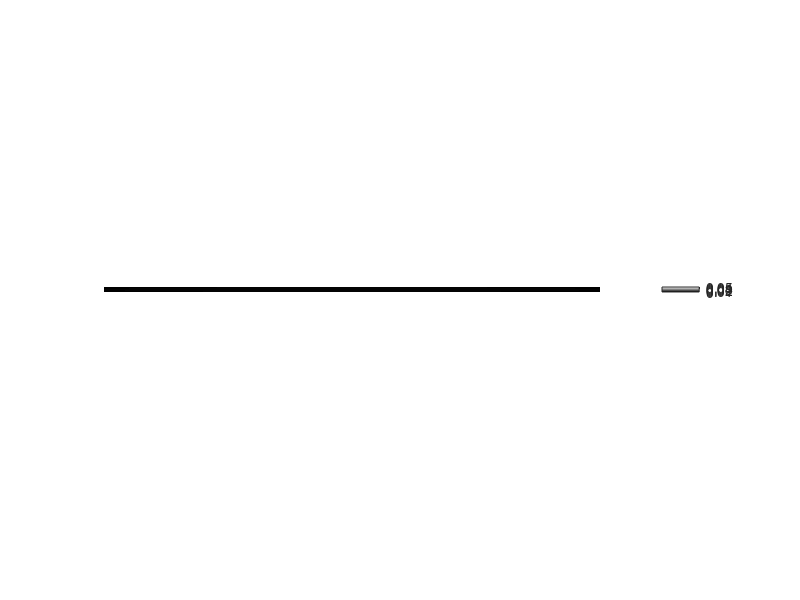

This chart was generated by the following MATLAB code: (Note: this script raises an error after producing the figure.)
%%
clc, clear, close all
%%
factor = 100;
N = 5000/factor;
load("testImage.mat") % loads array "im"
im_downsample = downsample(im,factor);

figure
imshow(im_downsample,[0 max(max(im_downsample))])
colorbar
%%% noise level always 0.001
% %% varying angles rays = 1*d
% %n_angles = [42,43]; % noise_level = 0
% n_angles = [40,45,50,60,90]; % noise_level = 0.001
% %n_angles = [10,20,30,40,50,100];
% d = sqrt(2)*N;
% p = round(d);
% noise_level = 0.001;
% 
% M = length(n_angles);
% 
% figure
% ha = tight_subplot(1,M,[.01 .03],[.1 .01],[.06 .01]);
% 
% for i = 1:M
%     angles = linspace(0,179,n_angles(i));
%     [im_sol,cond_AtA] = call_tomo(im_downsample,N,angles,p,d,noise_level);
%     disp(n_angles(i)*p)
% 
%     axes(ha(i));
%     if isfinite(max(max(im_downsample)))
%         high = max(max(im_downsample));
%     else
%         high = max(max(im_sol));
%     end
%     disp(high)
%     imshow(im_sol,[0 high])
%     colorbar
%     text(0.5, 0.1, sprintf('cond = %.2e', cond_AtA), ...
%     'HorizontalAlignment', 'center', 'Units', 'normalized', ...
%     'Color', [1 1 0]); % set color to bright yellow
%     if i == 1
%         ylabel(sprintf('p = %d', p), 'Rotation', 0, 'HorizontalAlignment', 'right', 'FontSize', 12, 'FontWeight', 'bold');
%     end
%     title(sprintf('angles = %d', n_angles(i)), 'FontSize', 12)
% end

%% varying angles and rays
% \Delta d is the distance between the rays
% \Delta L is the side-length of pixels
scalers = [1,2,3]; % add 0.5
anglerow = [40,45,50,60,70];
n_angles = round([
    anglerow;
    anglerow/2;
    anglerow/3
    ]);
% n_angles = [
%     40,45,50,60,70;
%     35,37,38,50,60;
%     25,30,35,40,50;
%     ]; % noise_level = 0.001

d = sqrt(2)*N;
p = round(d*scalers);
noise_level = 0.001;

M = length(n_angles);
K = length(p);

figure
ha = tight_subplot(K,M,[.01 .03],[.1 .01],[.07 .01]);

count = 0;
for j = 1:K
    for i = 1:M
        angles = linspace(0,179,n_angles(j,i));
        [im_sol,cond_AtA] = call_tomo(im_downsample,N,angles,p(j),d,noise_level);
        disp(n_angles(i)*p)
        
        count = count + 1;
        axes(ha(count));
        if isfinite(max(max(im_downsample)))
            high = max(max(im_downsample));
        else
            high = max(max(im_sol));
        end
        disp(high)
        imshow(im_sol,[0 high])
        colorbar
        text(0.5, 0.1, sprintf('cond = %.2e', cond_AtA), ...
        'HorizontalAlignment', 'center', 'Units', 'normalized', ...
        'Color', [1 1 0]); % set color to bright yellow
        if i == 1
            ylabel(sprintf('p = %d\n(%cd = %cL/%d)', p(j), 8710, 8710, scalers(j)), 'Rotation', 0, 'HorizontalAlignment', 'right', 'FontSize', 12, 'FontWeight', 'bold');
        end
%         title_str = strcat('nA = ', num2str(n_angles(j,i)), ', prod = ', num2str(p*n_angles(j,i)));
%         title(title_str, 'FontSize', 12)
        title(sprintf('nA = %d,     p*nA = %d', n_angles(j,i), p(j)*n_angles(j,i)), 'FontSize', 12)
%         title(sprintf('nA = %d', n_angles(j,i)), 'FontSize', 12)
    end
end

%% varying angles and rays
% \Delta d is the distance between the rays
% \Delta L is the side-length of pixels
scalers = [0.3,0.6,1];
anglerow = [45,50,60,70,180];
n_angles = [];
for i = 1:length(scalers)
    n_angles = [n_angles; round(anglerow ./ scalers(i))];
end
% n_angles = [
%     40,45,50,60,70;
%     35,37,38,50,60;
%     25,30,35,40,50;
%     ]; % noise_level = 0.001

d = sqrt(2)*N;
p = round(d*scalers);
noise_level = 0.001;

M = length(n_angles);
K = length(p);

figure
ha = tight_subplot(K,M,[.01 .03],[.1 .01],[.09 .01]);
count = 0;
for j = 1:K
    if scalers(j) == 1
        y_str = sprintf('$p = $%d\n$\\Delta d = \\Delta L$', p(j));
    elseif scalers(j) > 1
        y_str = sprintf('$p = $%d\n$\\Delta d = \\Delta L$/%d', p(j), scalers(j));
    else
        y_str = sprintf('$p = $%d\n$\\Delta d =$%d$\\Delta L$', p(j), round(1/scalers(j)));
    end
    for i = 1:M
        angles = linspace(0,179,n_angles(j,i));
        [im_sol,cond_AtA] = call_tomo(im_downsample,N,angles,p(j),d,noise_level);
        disp(n_angles(i)*p)
        
        count = count + 1;
        axes(ha(count));
        if isfinite(max(max(im_downsample)))
            high = max(max(im_downsample));
        else
            high = max(max(im_sol));
        end
        disp(high)
        imshow(im_sol,[0 high])
        colorbar
%         text(0.5, -0.05, sprintf('cond = %.2e', cond_AtA), ...
%         'HorizontalAlignment', 'center', 'Units', 'normalized', ...
%         'Color', [1 1 0]); % set color to bright yellow
        text(0.5, -0.05, sprintf('cond = %.2e', cond_AtA), ...
                'HorizontalAlignment', 'center', 'Units', 'normalized');
%         xlabel(sprintf('cond = %.2e', cond_AtA))
        if i == 1
            ylabel(y_str,'Interpreter', 'latex', 'Rotation', 0, 'HorizontalAlignment', 'right', 'FontSize', 12, 'FontWeight', 'bold');
        end
%         title_str = strcat('nA = ', num2str(n_angles(j,i)), ', prod = ', num2str(p*n_angles(j,i)));
%         title(title_str, 'FontSize', 12)
        title(sprintf('nA = %d,     p*nA = %d', n_angles(j,i), p(j)*n_angles(j,i)), 'FontSize', 12, 'FontWeight', 'normal')
%         title(sprintf('nA = %d', n_angles(j,i)), 'FontSize', 12)
    end
end
%%
exportgraphics(gcf,'figure1.png','Resolution',300,'BackgroundColor','none','ContentType','vector')
%% regularization
% \Delta d is the distance between the rays
% \Delta L is the side-length of pixels
alphas = [0,1,10];
n_angles = [15,30,45,60,180];

d = sqrt(2)*N;
p = round(d);
noise_level = 0.001;

M = length(n_angles);
K = length(alphas);

figure
ha = tight_subplot(K,M,[.01 .03],[.1 .01],[.09 .01]);
count = 0;
for j = 1:K
    for i = 1:M
        angles = linspace(0,179,n_angles(i));
        [im_sol,cond_AtA] = call_tomo_reg(im_downsample,N,angles,p,d,noise_level,alphas(j));
        disp(n_angles(i)*p)
        
        count = count + 1;
        axes(ha(count));
        if isfinite(max(max(im_downsample)))
            high = max(max(im_downsample));
        else
            high = max(max(im_sol));
        end
        disp(high)
        imshow(im_sol,[0 high])
        colorbar
%         text(0.5, -0.05, sprintf('cond = %.2e', cond_AtA), ...
%         'HorizontalAlignment', 'center', 'Units', 'normalized', ...
%         'Color', [1 1 0]); % set color to bright yellow
        text(0.5, -0.05, sprintf('cond = %.2e', cond_AtA), ...
                'HorizontalAlignment', 'center', 'Units', 'normalized');
%         xlabel(sprintf('cond = %.2e', cond_AtA))
        y_str = sprintf('$\\alpha = $%.4f', alphas(j));
        if i == 1
            ylabel(y_str,'Interpreter', 'latex', 'Rotation', 0, 'HorizontalAlignment', 'right', 'FontSize', 12, 'FontWeight', 'bold');
        end
        title(sprintf('nA = %d,     p*nA = %d', n_angles(i), p*n_angles(i)), 'FontSize', 12, 'FontWeight', 'normal')
    end
end

%% Timing using artificial data
clc, clear, close all
%%
%factors = 1000;
N = [20];
% factors = 5000 ./ sizes;
% N = 5000 ./ factors;
angles = linspace(0,179,50);
K = 1:10000;

% load("testImage.mat") % loads array "im"
for i = 1:length(N)
    im_AI = create_data(N(i),1);
    
%     figure
%     imshow(im_downsample,[0 max(max(im_downsample))])
%     colorbar
    
    d = sqrt(2)*N(i);
    p = round(d);
    [T_Gauss(i), T_AIR(i),e_Gauss(i),e_AIR(i),T_BS(i),e_BS(i)] = time_algorithms(im_AI,N(i),angles,p,d,K);
end

% for size = 20 we have T_Gauss = 133.2735 and T_AIR = 0.0058
figure
semilogy(N .^ 2, T_AIR,'b*')
hold on
semilogy(N .^ 2, T_Gauss, 'g*')
semilogy(N .^ 2, T_BS, 'r*')
legend('AIR','Gauss','BS')

%% Timing
clc, clear, close all
%%
%factors = 1000;
sizes = [2,4,5,8,10,20];
factors = 5000 ./ sizes;
N = 5000 ./ factors;
angles = linspace(0,179,50);
K = 1:50;

load("testImage.mat") % loads array "im"
for i = 1:length(N)
    im_downsample = downsample(im,factors(i));
    
%     figure
%     imshow(im_downsample,[0 max(max(im_downsample))])
%     colorbar
    
    d = sqrt(2)*N(i);
    p = round(d);
    [T_Gauss(i), T_AIR(i),e_Gauss(i),e_AIR(i),T_BS(i)] = time_algorithms(im_downsample,N(i),angles,p,d,K);
end

% for size = 20 we have T_Gauss = 133.2735 and T_AIR = 0.0058
figure
semilogy(sizes .^ 2, T_AIR,'bo')
hold on
semilogy(sizes .^ 2, T_Gauss, 'go')
semilogy(sizes .^ 2, T_BS, 'ro')
